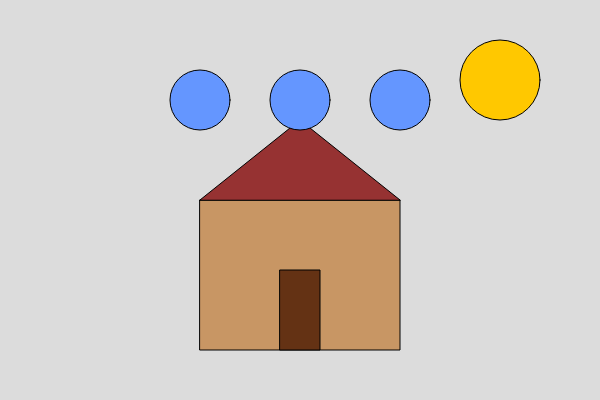
Frame 1 (no input)
Frame 60 (no input): identical to frame 1, image omitted
Frame 120 (the mouse pressed at the canvas centre since frame 60): identical to frame 1, image omitted

The p5.js sketch that drew this single still picture (run headless with seeded random() and noise() and a simulated clock; from frame 60 on, the mouse is pressed at the canvas centre):

// p5.js sketch
// ── sketch.js
function setup() {
 createCanvas(600, 400);
}
function draw() {
 background(220);
 // Base
 fill(200, 150, 100);
 rect(200, 200, 200, 150);
 // Techo
 fill(150, 50, 50);
 triangle(200, 200, 300, 120, 400, 200);
 // Puerta
 fill(100, 50, 20);
 rect(280, 270, 40, 80);
 // Sol
 fill(255, 200, 0);
 circle(500, 80, 80);

 fill(100, 150, 255);
  circle(200, 100, 60);
  circle(300, 100, 60);
  circle(400, 100, 60);
}
